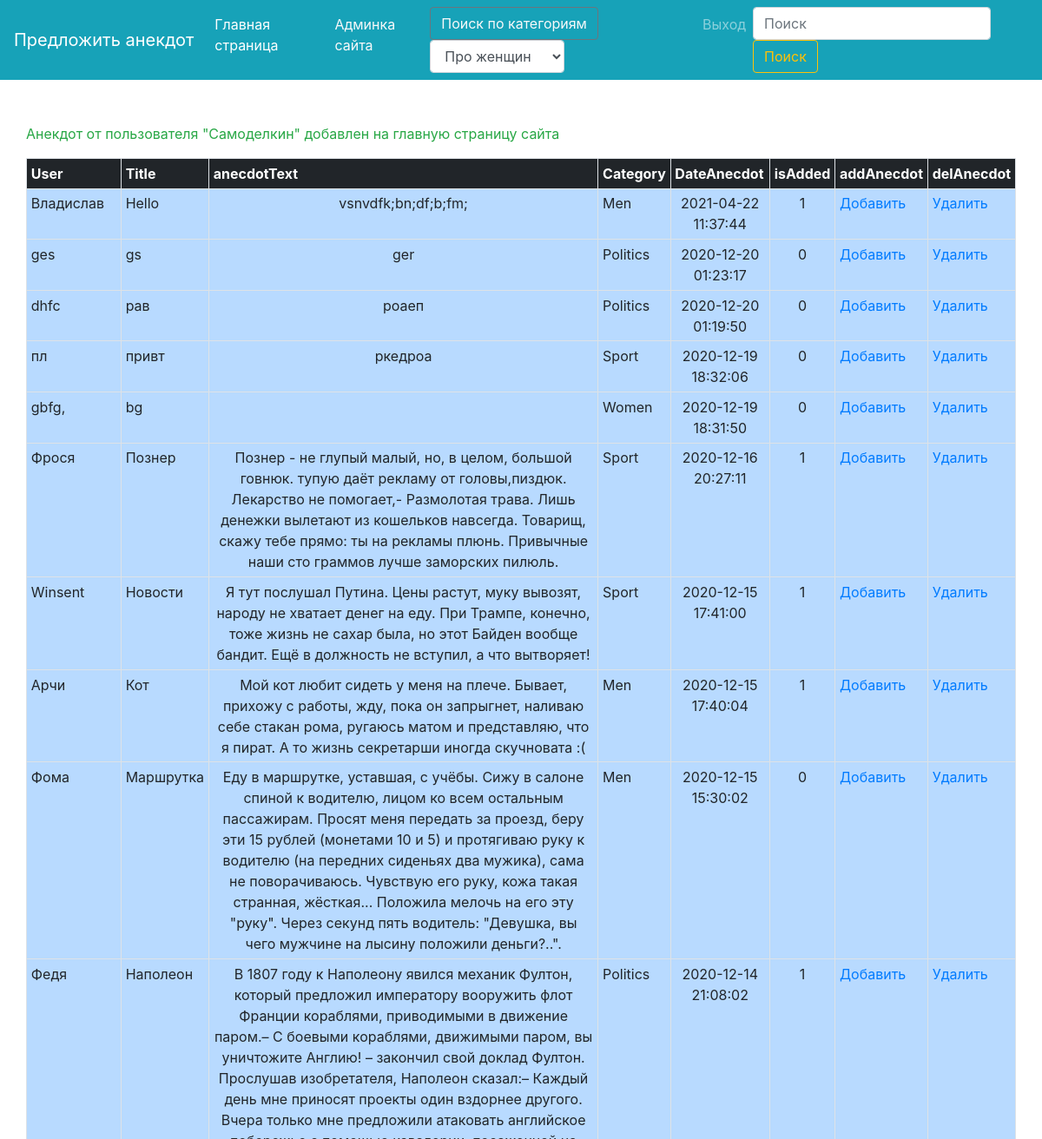
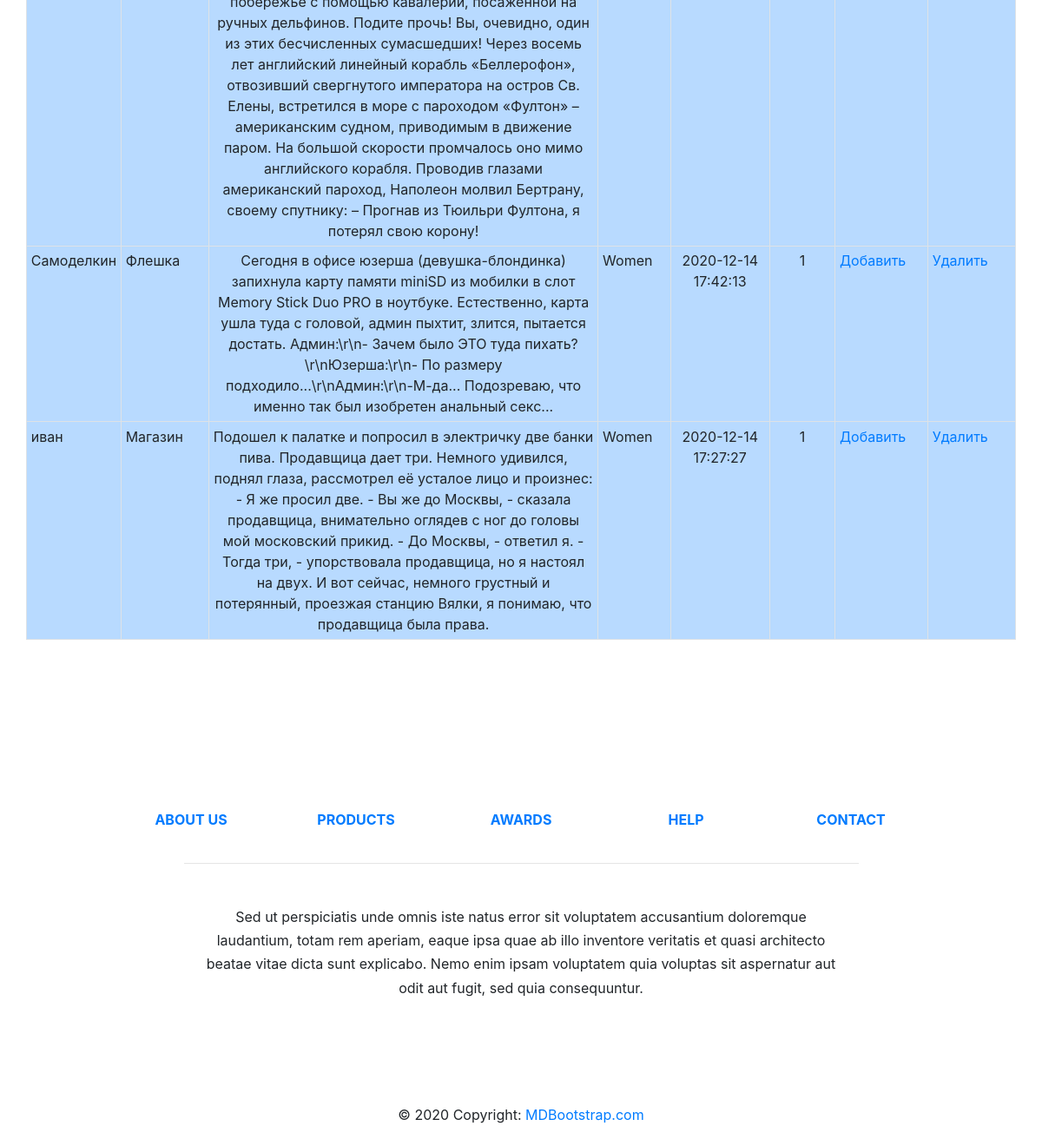
/admin/main.php?add=8 (signed in), run on the app's committed database (2 pictures, top to bottom).
### tables this page shows
CREATE TABLE `anecdot` (
  `id` int(11) NOT NULL,
  `user_name` varchar(128) DEFAULT NULL,
  `title` varchar(132) DEFAULT NULL,
  `text` text,
  `category` varchar(128) DEFAULT NULL,
  `date` datetime DEFAULT NULL,
  `is_approved` tinyint(1) DEFAULT '0'
);

### admin/main.php (the view, shortened to what this page needs)
<?php
require "../elem/init.php";
function getTableWithAnecdotes($link)
{
    if (!empty($_SESSION['admin_auth'])){
        $content = "<table class='table  table-sm table-bordered table-light'>
                <th class=\"table-dark\">User</th>
                <th class=\"table-dark\">Title</th>
                <th class=\"table-dark\">anecdotText</th>
                <th class=\"table-dark\">Category</th>
                <th class=\"table-dark\">DateAnecdot</th>
                <th class=\"table-dark\">isAdded</th>
                <th class=\"table-dark\">addAnecdot</th>
                <th class=\"table-dark\">delAnecdot</th>
";
        $query = "SELECT * FROM anecdot ORDER BY `date` DESC";
        $result = mysqli_query($link, $query) or die(mysqli_error($link));
        for ($data = []; $row = mysqli_fetch_assoc($result) ; $data[] = $row);
        foreach ($data as $item) {
            $content .= "<tr class='table-primary'>
                     <td>{$item['user_name']}</td>
                     <td>{$item['title']}</td>
                     <td style='text-align: center'>{$item['text']}</td>
                     <td>{$item['category']}</td>
                     <td style='text-align: center'>{$item['date']}</td>
                     <td style='text-align: center'>{$item['is_approved']}</td>
                     <td><a href=\"?add={$item['id']}\">Добавить</a></td>
                     <td><a href=\"?del={$item['id']}\">Удалить</a></td>
                     </tr>";
        }
        $content .= "</table>";
    }else{
        header("Location: index.php");
    }
    require "layout.php";
}
getTableWithAnecdotes($link);

### data on the page
anecdot: user_name "Владислав", title "Hello", text "vsnvdfk;bn;df;b;fm;", category "Men", date "2021-04-22 11:37:44", is_approved "1"
anecdot: user_name "ges", title "gs", text "ger", category "Politics", date "2020-12-20 01:23:17", is_approved "0"
anecdot: user_name "dhfc", title "рав", text "роаеп", category "Politics", date "2020-12-20 01:19:50", is_approved "0"
anecdot: user_name "пл", title "привт", text "ркедроа", category "Sport", date "2020-12-19 18:32:06", is_approved "0"
anecdot: user_name "gbfg,", title "bg", category "Women", date "2020-12-19 18:31:50", is_approved "0"
anecdot: user_name "Фрося", title "Познер", text "Познер - не глупый малый, но, в целом, большой говнюк. тупую даёт рекламу от головы,пиздюк. Лекарство не помогает,- Размолотая трава. Лишь денежки вылетают из кошельков навсегда. Товарищ, скажу тебе прямо: ты на рекламы плюнь. Привычные наши сто граммов лучше заморских пилюль.", category "Sport", date "2020-12-16 20:27:11", is_approved "1"
anecdot: user_name "Winsent", title "Новости", text "Я тут послушал Путина. Цены растут, муку вывозят, народу не хватает денег на еду. При Трампе, конечно, тоже жизнь не сахар была, но этот Байден вообще бандит. Ещё в должность не вступил, а что вытворяет!", category "Sport", date "2020-12-15 17:41:00", is_approved "1"
anecdot: user_name "Арчи", title "Кот", text "Мой кот любит сидеть у меня на плече. Бывает, прихожу с работы, жду, пока он запрыгнет, наливаю себе стакан рома, ругаюсь матом и представляю, что я пират. А то жизнь секретарши иногда скучновата :(", category "Men", date "2020-12-15 17:40:04", is_approved "1"
anecdot: user_name "Фома", title "Маршрутка", text "Еду в маршрутке, уставшая, с учёбы. Сижу в салоне спиной к водителю, лицом ко всем остальным пассажирам. Просят меня передать за проезд, беру эти 15 рублей (монетами 10 и 5) и протягиваю руку к водителю (на передних сиденьях два мужика), сама не поворачиваюсь. Чувствую его руку, кожа такая странная, жёсткая... Положила мелочь на его эту \"руку\". Через секунд пять водитель: \"Девушка, вы чего мужчине на лысину положили деньги?..\".", category "Men", date "2020-12-15 15:30:02", is_approved "0"
anecdot: user_name "Федя", title "Наполеон", text "В 1807 году к Наполеону явился механик Фултон, который предложил императору вооружить флот Франции кораблями, приводимыми в движение паром.– С боевыми кораблями, движимыми паром, вы уничтожите Англию! – закончил свой доклад Фултон. Прослушав изобретателя, Наполеон сказал:– Каждый день мне приносят проекты один вздорнее другого. Вчера только мне предложили атаковать английское побережье с помощью кавалерии, посаженной на ручных дельфинов. Подите прочь! Вы, очевидно, один из этих бесчисленных сумасшедших! Через восемь лет английский линейный корабль «Беллерофон», отвозивший свергнутого императора на остров Св. Елены, встретился в море с пароходом «Фултон» – американским судном, приводимым в…", category "Politics", date "2020-12-14 21:08:02", is_approved "1"
anecdot: user_name "Самоделкин", title "Флешка", text "Сегодня в офисе юзерша (девушка-блондинка) запихнула карту памяти miniSD из мобилки в слот Меmоrу Stiсk Duо РRО в ноутбуке. Естественно, карта ушла туда с головой, админ пыхтит, злится, пытается достать. Админ:\\r\\n- Зачем было ЭТО туда пихать?\\r\\nЮзерша:\\r\\n- По размеру подходило...\\r\\nАдмин:\\r\\n-М-да... Подозреваю, что именно так был изобретен aнальный ceкс...", category "Women", date "2020-12-14 17:42:13", is_approved "1"
anecdot: user_name "иван", title "Магазин", text "Подошел к палатке и попросил в электричку две банки пива. Продавщица дает три. Немного удивился, поднял глаза, рассмотрел её усталое лицо и произнес: - Я же просил две. - Вы же до Москвы, - сказала продавщица, внимательно оглядев с ног до головы мой московский прикид. - До Москвы, - ответил я. - Тогда три, - упорствовала продавщица, но я настоял на двух. И вот сейчас, немного грустный и потерянный, проезжая станцию Вялки, я понимаю, что продавщица была права.", category "Women", date "2020-12-14 17:27:27", is_approved "1"

### other printed values
$text "Анекдот от пользователя \"Самоделкин\" добавлен на главную страницу сайта"
